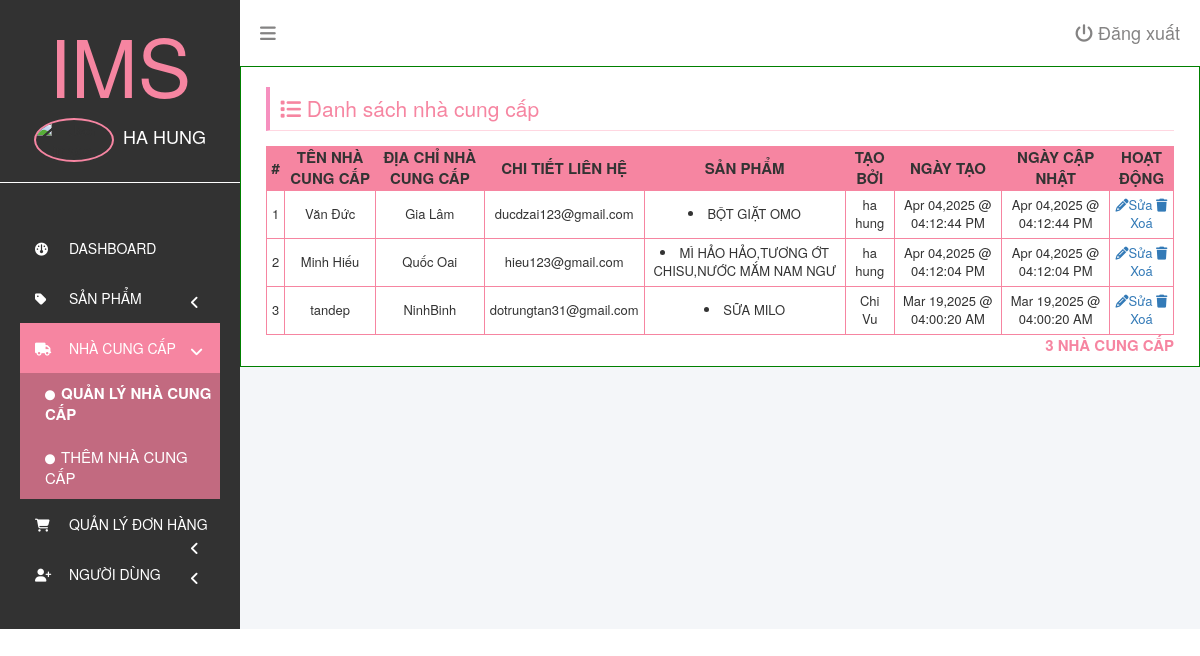
Page /supplier-view.php (signed in) on the committed database.
### tables this page shows
CREATE TABLE `suppliers` (
  `id` int(11) NOT NULL,
  `supplier_name` varchar(191) NOT NULL,
  `supplier_location` varchar(191) NOT NULL,
  `email` varchar(191) NOT NULL,
  `created_by` int(11) NOT NULL,
  `created_at` datetime NOT NULL,
  `updated_at` datetime NOT NULL
);

CREATE TABLE `users` (
  `id` int(11) NOT NULL,
  `first_name` varchar(50) NOT NULL,
  `last_name` varchar(50) NOT NULL,
  `password` varchar(300) NOT NULL,
  `email` varchar(50) NOT NULL,
  `created_at` datetime NOT NULL,
  `updated_at` datetime NOT NULL,
  `permissions` varchar(5000) DEFAULT NULL
);

### database/show.php (called while the page is built, shortened)
<?php
include('connection.php');
$table_name = $show_table;
$stmt = $conn->prepare("SELECT * FROM $table_name ORDER BY created_at DESC");
$stmt->execute();
return $stmt->fetchAll();

### supplier-view.php (the view, shortened to what this page needs)
<?php
$show_table = 'suppliers';
$suppliers = include('database/show.php');
?>
<!DOCTYPE html>
<html lang="en">
<head>
    <link rel="stylesheet" href="css/user_add.css">
    <link rel="stylesheet" href="css/login.css">
    <link rel="stylesheet" href="https://cdnjs.cloudflare.com/ajax/libs/font-awesome/6.5.1/css/all.min.css">
    <link rel="stylesheet"
        href="https://cdnjs.cloudflare.com/ajax/libs/bootstrap3-dialog/1.35.4/css/bootstrap-dialog.min.css"
 />
</head>
<body>
    <div id="dashboardMainContainer">
        <?php include('partials/app_slidebar.php') ?>
        <div class="dashboard_content_container">
            <?php include('partials/app_topnav.php') ?>
            <div class="dashboard_content">
            <?php if(in_array('supplier_view',$user['permissions'])){?>
                <div class="dashboard_content_main">
                    <div class="row">
                        <div class="column column-12">
                            <h1 class="section_header"><i class="fa fa-list"></i> Danh sách nhà cung cấp</h1>
                            <div class="section_content">
                                <div class="users">
                                    <table>
                                        <thead>
                                            <tr>
                                                <th>#</th>
                                                <th>Tên nhà cung cấp</th>
                                                <th>Địa chỉ nhà cung cấp</th>
                                                <th>Chi tiết liên hệ</th>
                                                <th>Sản phẩm</th>
                                                <th>Tạo bởi</th>
                                                <th>Ngày tạo</th>
                                                <th>Ngày cập nhật</th>
                                                <th>Hoạt động</th>
                                            </tr>
                                        </thead>
                                        <tbody>
                                            <?php
                                            foreach ($suppliers as $index => $supplier) { ?>
                                                <tr>
                                                    <td><?= $index + 1 ?></td>
                                                    <td><?= $supplier['supplier_name'] ?></td>
                                                    <td><?= $supplier['supplier_location'] ?></td>
                                                    <td><?= $supplier['email'] ?></td>
                                                    <td>
                                                        <?php
                                                        $product_list = '-';
                                                        $sid = $supplier['id'];
                                                        $stmt = $conn->prepare("SELECT product_name FROM products, productsuppliers WHERE productsuppliers.supplier=$sid AND productsuppliers.product=products.id");
                                                        $stmt->execute();
                                                        $row = $stmt->fetchAll(PDO::FETCH_ASSOC);
                                                        if ($row) {
                                                            $product_arr = array_column($row, "product_name");
                                                            $product_list = '<li>' . implode(',', $product_arr);
                                                        }
                                                        echo $product_list;
                                                        ?>
                                                    </td>
                                                    <td>
                                                        <?php
                                                        $uid = $supplier['created_by'];
                                                        $stmt = $conn->prepare("SELECT * FROM users WHERE id=$uid");
                                                        $stmt->execute();
                                                        $row = $stmt->fetch(PDO::FETCH_ASSOC);
                                                        $created_by_name = $row['first_name'] . ' ' . $row['last_name'];
                                                        echo $created_by_name;
                                                        ?>
                                                    </td>
                                                    <td><?= date('M d,Y @ h:i:s A', strtotime($supplier['created_at'])) ?></td>
                                                    <td><?= date('M d,Y @ h:i:s A', strtotime($supplier['updated_at'])) ?></td>
                                                    <td>
                                                        <a href="" class="<?= in_array('supplier_edit',$user['permissions'])? 'updateSupplier':'accessDeniedError' ?>"
                                                        data-name="<?= $supplier['supplier_name'] ?>" data-sid="<?= $supplier['id'] ?>"><i class="fa fa-pencil"></i>Sửa</a>
                                                        <a href="" class="<?= in_array('supplier_delete',$user['permissions'])? 'deleteSupplier':'accessDeniedError' ?>"
                                                        data-name="<?= $supplier['supplier_name'] ?>" data-sid="<?= $supplier['id'] ?>"><i class="fa fa-trash"></i>Xoá</a>
                                                    </td>
                                                </tr>
                                            <?php } ?>
                                        </tbody>
                                    </table>
                                    <p class="userCount"><?= count($suppliers) ?> Nhà cung cấp</p>
                                </div>
                            </div>
                        </div>
                    </div>
                </div>
                <?php } else {?>
                    <div id="errorMessage">
                        Không được cho phép
                    </div>
                <?php } ?>
            </div>
        </div>
    </div>
    <?php
    include('partials/app-scripts.php');
    $show_table = 'products';
    $products = include('database/show.php');
    ?>
    <link rel="stylesheet" href="https://maxcdn.bootstrapcdn.com/bootstrap/3.3.7/css/bootstrap.min.css"
>
    <link rel="stylesheet" href="https://maxcdn.bootstrapcdn.com/bootstrap/3.3.7/css/bootstrap-theme.min.css"
>
</body>
</html>

### css/user_add.css (style rules this page uses)
div.row { display: flex; flex-direction: row; flex-wrap: wrap; width: 100%; }
div.column { width: 100%; padding: 0px 10px; }
h1.section_header { font-size: 21px; color: #f685a1; border-bottom: 1px solid #ffd7e1; padding-bottom: 11px; padding: 10px; border-left: 4px solid #f690bf; margin-bottom: 15px; }
table, th, td { border: 1px solid #f685a1; border-collapse: collapse; }
table { width: 100%; }
table th { font-size: 15px; text-transform: uppercase; text-align: center; background: #f685a1; }
table td { font-size: 13px; text-align: center; padding: 5px; }
p.userCount { text-align: right; font-weight: bold; text-transform: uppercase; font-size: 15px; color: #f685a1; }

### css/login.css (style rules this page uses)
*, *::before, *::after { box-sizing: border-box }
body, h1, h2, h3, h4, p, figure, blockquote, dl, dd { margin: 0 }
body { min-height: 100vh; text-rendering: optimizeSpeed; line-height: 1.5 }
#dashboardMainContainer { display: flex; flex-direction: row; }
div.dashboard_content_container { width: 80%; background: #f4f6f9; }
div.dashboard_content_main { background: #fff; height: 100%; border: 1px solid green; padding-left: 30px; }

### rows in the picture
suppliers: supplier_name "Văn Đức", supplier_location "Gia Lâm", email "ducdzai123@gmail.com", product_arr "BỘT GIẶT OMO", created_by.last_name "ha hung", created_at "Apr 04,2025 @ 04:12:44 PM", updated_at "Apr 04,2025 @ 04:12:44 PM"
suppliers: supplier_name "Minh Hiếu", supplier_location "Quốc Oai", email "hieu123@gmail.com", product_arr "MÌ HẢO HẢO,TƯƠNG ỚT CHISU,NƯỚC MẮM NAM NGƯ", created_by.last_name "ha hung", created_at "Apr 04,2025 @ 04:12:04 PM", updated_at "Apr 04,2025 @ 04:12:04 PM"
suppliers: supplier_name "tandep", supplier_location "NinhBinh", email "dotrungtan31@gmail.com", product_arr "SỮA MILO", created_by.last_name "Chi Vu", created_at "Mar 19,2025 @ 04:00:20 AM", updated_at "Mar 19,2025 @ 04:00:20 AM"

### other values in the picture
$user['first_name'] "HA"
$user['last_name'] "HUNG"
count($suppliers) "3"
